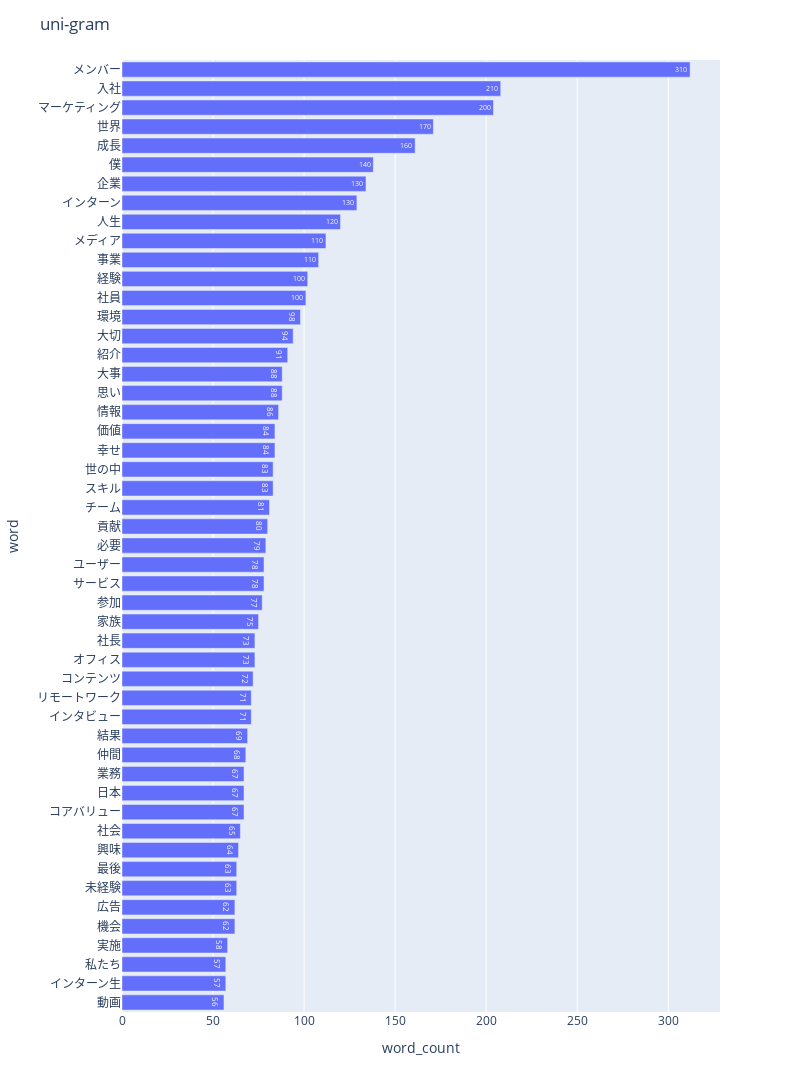

Here is the notebook cell this chart was saved with:
### Markdown cell above
## 3-1. uni-gram

### Code cell
import nlplot

npt = nlplot.NLPlot(df, taget_col='words')

# top_nで頻出上位2単語, min_freqで頻出下位単語を指定
# 上位2単語: ['会社', '仕事']
stopwords = npt.get_stopword(top_n=2, min_freq=0)

npt.bar_ngram(
    title='uni-gram',
    xaxis_label='word_count',
    yaxis_label='word',
    ngram=1,
    top_n=50,
    stopwords=stopwords,
    save=True
)

### Figure 1 — Plotly figure (JSON) as saved in the notebook; plotly's stock layout.template omitted (floating-point values rounded to 4 significant figures)
{"data": [{"alignmentgroup": "True", "hovertemplate": "word_count=%{text}<br>word=%{y}<extra></extra>", "legendgroup": "", "marker": {}, "name": "", "offsetgroup": "", "orientation": "h", "showlegend": false, "text": [56, 57, 57, 58, 62, 62, 63, 63, 64, 65, 67, 67, 67, 68, 69, 71, 71, 72, 73, 73, 75, 77, 78, 78, 79, 80, 81, 83, 83, 84, 84, 86, 88, 88, 91, 94, 98, 101, 102, 108, 112, 120, 129, 134, 138, 161, 171, 204, 208, 312], "textposition": "auto", "texttemplate": "%{text:.2s}", "type": "bar", "x": [56, 57, 57, 58, 62, 62, 63, 63, 64, 65, 67, 67, 67, 68, 69, 71, 71, 72, 73, 73, 75, 77, 78, 78, 79, 80, 81, 83, 83, 84, 84, 86, 88, 88, 91, 94, 98, 101, 102, 108, 112, 120, 129, 134, 138, 161, 171, 204, 208, 312], "xaxis": "x", "y": ["動画", "インターン生", "私たち", "実施", "機会", "広告", "未経験", "最後", "興味", "社会", "コアバリュー", "日本", "業務", "仲間", "結果", "インタビュー", "リモートワーク", "コンテンツ", "オフィス", "社長", "家族", "参加", "サービス", "ユーザー", "必要", "貢献", "チーム", "スキル", "世の中", "幸せ", "価値", "情報", "思い", "大事", "紹介", "大切", "環境", "社員", "経験", "事業", "メディア", "人生", "インターン", "企業", "僕", "成長", "世界", "マーケティング", "入社", "メンバー"], "yaxis": "y"}], "layout": {"barmode": "relative", "height": 1100, "legend": {"tracegroupgap": 0}, "margin": {"t": 60}, "title": {"text": "uni-gram"}, "width": 800, "xaxis": {"anchor": "y", "domain": [0, 1], "title": {"text": "word_count"}}, "yaxis": {"anchor": "x", "domain": [0, 1], "title": {"text": "word"}}}}
